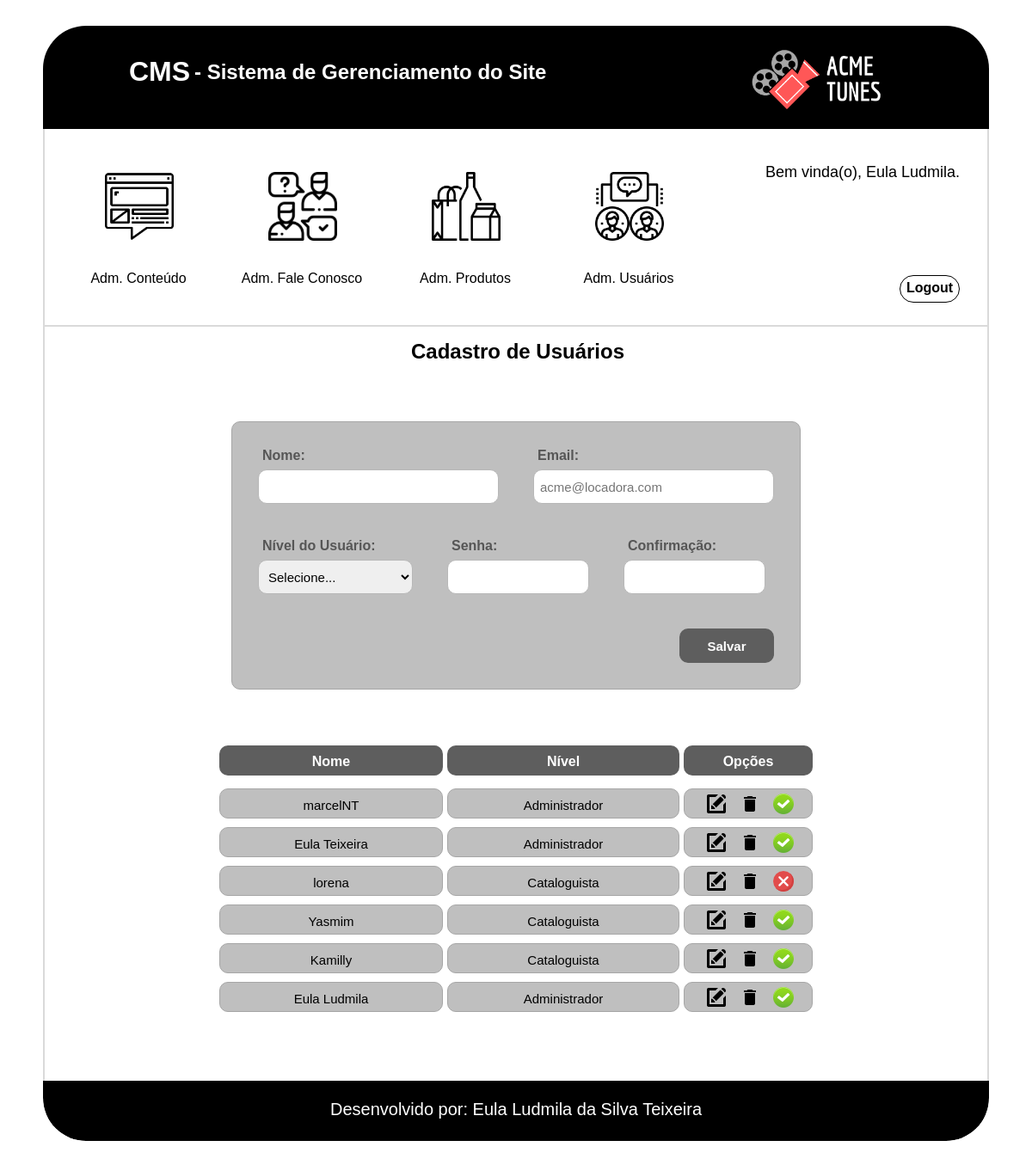
The app's page /cms/usuario.php (signed in) with its own data.
### tables this page shows
CREATE TABLE `tbl_usuario` (
  `cod_usuario` int(11) NOT NULL AUTO_INCREMENT,
  `nome` varchar(200) NOT NULL,
  `email` varchar(250) NOT NULL,
  `senha` varchar(255) NOT NULL,
  `ativo` tinyint(1) NOT NULL DEFAULT '0',
  `cod_nivel_usuario` int(11) NOT NULL,
  PRIMARY KEY (`cod_usuario`),
  KEY `fk_usuario_cod_nivel_usuario` (`cod_nivel_usuario`),
  CONSTRAINT `fk_usuario_cod_nivel_usuario` FOREIGN KEY (`cod_nivel_usuario`) REFERENCES `tbl_nivel_usuario` (`cod_nivel_usuario`)
);

CREATE TABLE `tbl_nivel_usuario` (
  `cod_nivel_usuario` int(11) NOT NULL AUTO_INCREMENT,
  `nivel_usuario` varchar(100) NOT NULL,
  `ativo` tinyint(1) NOT NULL DEFAULT '0',
  PRIMARY KEY (`cod_nivel_usuario`)
);

### cms/usuario.php (the view, shortened to what this page needs)
<?php
    $conexao = conexaoMysql();
    $nome = null;
    $email = null;
    $nivel_usuario = null;
    $senha = null;
    $img = "img/cancel.png";
    $legenda = "Desativado";
    $cod_nivel_usuario = 0;
    $modo = null;
    $botao = "Salvar";
?>
<!doctype html>
<html>
    <head>
        <link href="css/usuario.css" type="text/css" rel="stylesheet">
        <link href="css/formatacao.css" type="text/css" rel="stylesheet">
        <link href="css/cabecalho_menu_adm.css" type="text/css" rel="stylesheet">
        <link href="css/rodape.css" type="text/css" rel="stylesheet">
    </head>
    <body>
        <div id="caixa_conteudo">
            <div id="conteudo" class="center">
                <?php include('cabecalho_menu_adm.php')?>
                <div class="itens">
                    <div class="titulo_usuarios"><h2>Cadastro de Usuários</h2></div>
                    <div class="cadastro_usuarios center">
                        <form action="usuario.php" method="post" name="frm_usuarios">
                            <div class="form_nome">
                                <div class="form_texto_usuario">
                                    <label>Nome:</label>
                                </div>
                                <div class="form_caixa_usuario">
                                    <input name="txt_nome_usuario" class="txtNomeUsuarios" type="text" value="<?php echo($nome)?>" onkeypress="return ValidarNumero(event);" required maxlength="200" autocomplete="off">
                                </div>
                            </div>
                            <div class="form_email">
                                <div class="form_texto_usuario">
                                    <label>Email:</label>
                                </div>
                                <div class="form_caixa_usuario">
                                    <input name="txt_email_usuario" class="txtEmailUsuarios" type="email" value="<?php echo($email)?>" required placeholder="acme@locadora.com" maxlength="250" autocomplete="off">
                                </div>
                            </div>
                            <div class="form_nivel_usuario">
                                <div class="form_texto_usuario">
                                    <label>Nível do Usuário:</label>
                                </div>
                                <div class="form_caixa_usuario">
                                    <select name="slt_nivel_usuario" class="txtNivelUsuarios" required title="Selecione um item na lista.">
                                    <?php
                                        if($modo == "buscar"){
                                    ?>
                                        <option value="<?php echo($cod_nivel_usuario);?>" selected><span><?php echo($nivel_usuario)?></span></option>
                                    <?php
                                        }else{
                                    ?>
                                        <option value="" selected><span>Selecione...</span></option>
                                    <?php
                                        }
                                    ?>
                                    </select>
                                </div>
                            </div>
                            <div class="form_senha">
                                <div class="form_texto_usuario">
                                    <label>Senha:</label>
                                </div>
                                <div class="form_caixa_usuario">
                                  <?php
                                   if($botao == "Salvar"){
                                  ?>
                                    <input name="txt_senha_usuario" id='txtSenha' class="txtSenhaUsuarios" value="<?php echo($senha)?>" type="password" maxlength="255" required>
                                  <?php
                                    }else{
                                  ?>
                                  <input name="txt_senha_usuario" id='txtNovaSenha' class="txtSenhaUsuarios" value="<?php echo($senha)?>" type="password" maxlength="255">
                                  <?php
                                    }
                                  ?>
                                </div>
                            </div>
                            <div class="form_confirm_senha">
                                <div class="form_texto_usuario">
                                    <label>Confirmação:</label>
                                </div>
                                <div class="form_caixa_usuario">
                                  <?php
                                    if($botao == "Salvar"){
                                  ?>
                                      <input name="txt_confirm_senha" id='txtConfirmacaoSenha' class="txtConfirmSenhaUsuarios" value="" type="password" maxlength="255" required>
                                  <?php
                                    }elseif($botao == "Editar" && $senha != null){
                                  ?>
                                      <input name="txt_confirm_senha" id='txtConfirmacaoSenha' class="txtConfirmSenhaUsuarios" value="" type="password" maxlength="255" required>
                                  <?php
                                    }else{
                                  ?>
                                      <input name="txt_confirm_senha" id='txtConfirmacaoSenha' class="txtConfirmSenhaUsuarios" value="" type="password" maxlength="255">
                                  <?php
                                    }
                                  ?>
                                </div>
                            </div>
                            <div class="botao_form">
                                <input type="submit" name="btnEnviar" class="form_btn" id='btnSalvar' value="<?php echo($botao)?>">
                            </div>
                        </form>
                    </div>
                    <div class="tabela center">
                        <div class="linha_titulo">
                            <div class="titulo_form">
                                <h4>Nome</h4>
                            </div>
                            <div class="titulo_email">
                                <h4>Nível</h4>
                            </div>
                            <div class="titulo_opcoes">
                                <h4>Opções</h4>
                            </div>
                        </div>
                        <?php
                            $sql = "SELECT tbl_usuario.*,tbl_nivel_usuario.nivel_usuario
                            FROM tbl_usuario INNER JOIN tbl_nivel_usuario
                            ON tbl_usuario.cod_nivel_usuario = tbl_nivel_usuario.cod_nivel_usuario
                            ORDER BY tbl_usuario.cod_usuario DESC";
                            $select = mysqli_query($conexao,$sql);
                            while($rsusuarios = mysqli_fetch_array($select)){
                            if($rsusuarios['ativo'] == 0){
                                $img = "img/cancel.png";
                                $legenda = "Desativado";
                            }elseif($rsusuarios['ativo'] == 1){
                                $img = "img/ok.png";
                                $legenda = "Ativado";
                            }
                        ?>
                        <div class="informacoes_form">
                            <div class="linha_informacao">
                                <span><?php echo($rsusuarios['nome']);?></span>
                            </div>
                            <div class="linha_email">
                                <span><?php echo($rsusuarios['nivel_usuario']);?></span>
                            </div>
                            <div class="linha_botao">
                                <figure class="editar">
                                    <a href="usuario.php?modo=buscar&id=<?php echo($rsusuarios['cod_usuario'])?>">
                                        <img src="img/iconfinder_new-24_103173.png" alt="Editar" title="Editar" class="botao" >
                                    </a>
                                </figure>
                                <figure class="excluir">
                                    <a href="usuario.php?modo=excluir&id=<?php echo($rsusuarios['cod_usuario'])?>">
                                        <img src="img/ic_delete.png" alt="Excluir" title="Excluir" class="botao " onclick="return confirm('Tem certeza que deseja excluir?')">
                                    </a>
                                </figure>
                                <figure class="desativar">
                                    <a href="usuario.php?ativo=<?php echo($rsusuarios['ativo'])?>&id=<?php echo($rsusuarios['cod_usuario'])?>&nivel=<?php echo($rsusuarios['cod_nivel_usuario'])?>">
                                        <img src="<?php echo($img)?>" alt="<?php echo($legenda)?>" title="<?php echo($legenda)?>" class="botao">
                                    </a>
                                </figure>
                            </div>
                        </div>
                        <?php
                            }
                        ?>
                    </div>
                </div>
                <?php include('rodape.php')?>
            </div>
        </div>
    </body>
</html>

### cms/css/usuario.css (style rules this page uses)
#caixa_conteudo { width: 100%; min-height: 500px; height: auto; overflow:hidden; padding-bottom: 50px; }
#conteudo { width: 1100px; min-height: 350px; height: auto; border-radius: 50px; overflow:hidden; box-sizing: border-box; padding-top: 30px; }
.itens { width: 1100px; min-height: 400px; height: auto; border-left: solid 2px #dadada; border-right: solid 2px #dadada; padding-bottom: 50px; overflow:hidden; padding-bottom: 50px; box-sizing: border-box; }
.titulo_usuarios { width: inherit; height: 80px; text-align: center; box-sizing: border-box; padding-top: 15px; margin-bottom: 30px; }
.cadastro_usuarios { width: 662px; min-height: 200px; height: auto; overflow: hidden; margin-bottom: 35px; border: solid 1px #a6a6a6; background-color: #BFBFBF; box-sizing: border-box; padding: 30px; border-radius: 10px; }
.form_texto_usuario { width: inherit; height: 25px; color: #565656; font-size: 16px; font-family: Helvetica; font-weight: bold; box-sizing: border-box; padding-left: 5px; }
.form_nome { width: 280px;; height: 105px; float: left; margin-right: 40px; }
.form_caixa_usuario { width: inherit; height: 80px; }
.txtNomeUsuarios { width: inherit; height: 40px; border: 1px solid #b8b8b8; padding: 7px; box-sizing: border-box; border-radius: 10px; font-size: 15px; outline:none; }
.form_email { width: 280px;; height: 105px; float: left; }
.txtEmailUsuarios { width: inherit; height: 40px; border: 1px solid #b8b8b8; padding: 7px; box-sizing: border-box; border-radius: 10px; font-size: 15px; outline:none; }
.form_nivel_usuario { width: 180px;; height: 105px; float: left; margin-right: 40px; }
.txtNivelUsuarios { width: inherit; height: 40px; border: 1px solid #b8b8b8; padding: 7px; box-sizing: border-box; border-radius: 10px; font-size: 15px; outline:none; }
.form_senha { width: 165px;; height: 105px; float: left; margin-right: 40px; }
.txtSenhaUsuarios { width: inherit; height: 40px; border: 1px solid #b8b8b8; padding: 7px; box-sizing: border-box; border-radius: 10px; font-size: 15px; outline:none; }
.form_confirm_senha { width: 165px;; height: 105px; float: left; }
.txtConfirmSenhaUsuarios { width: inherit; height: 40px; border: 1px solid #b8b8b8; padding: 7px; box-sizing: border-box; border-radius: 10px; font-size: 15px; outline:none; }
.botao_form { width: 110px; height: 40px; margin-left: auto; clear: both; }
.form_btn { width: inherit; height: inherit; font-size: 15px; font-weight: bold; color: #ffffff; background-color: #5E5E5E; border: solid 2px #5E5E5E; border-radius: 10px; }
.tabela { width: 690px; min-height: 115px; height: auto; overflow: hidden; box-sizing: border-box; padding-bottom: 20px; }
.linha_titulo { width: inherit; height: 80px; padding-top: 30px; box-sizing: border-box; }
.titulo_form { width: 260px; height: 35px; border-radius: 10px; text-align: center; box-sizing: border-box; padding-top: 10px; float: left; margin-right: 5px; background-color: #5E5E5E; color: #ffffff; }
.titulo_email { width: 270px; height: 35px; border-radius: 10px; text-align: center; box-sizing: border-box; padding-top: 10px; float: left; margin-right: 5px; background-color: #5E5E5E; color: #ffffff; }
.titulo_opcoes { width: 150px; height: 35px; border-radius: 10px; text-align: center; box-sizing: border-box; padding-top: 10px; float: left; background-color: #5E5E5E; color: #ffffff; }
.informacoes_form { width: inherit; min-height: 35px; height: auto; overflow: hidden; margin-bottom: 10px; }
.linha_informacao { width: 260px; height: 35px; border-radius: 10px; font-size: 15px; white-space: nowrap; overflow: hidden; text-overflow: ellipsis; float: left; padding-top: 10px; text-align: center; box-sizing: border-box; margin-right: 5px; padding-left: 5px; padding-right: 5px; border: solid 1px #a6a6a6; background-color: #BFBFBF }
.linha_email { width: 270px; height: 35px; border-radius: 10px; font-size: 15px; float: left; padding-top: 10px; text-align: center; box-sizing: border-box; margin-right: 5px; padding-left: 5px; padding-right: 5px; border: solid 1px #a6a6a6; background-color: #BFBFBF; }
.linha_botao { width: 150px; height: 35px; border-radius: 10px; float: left; box-sizing: border-box; padding-left: 25px; padding-top: 5px; border: solid 1px #a6a6a6; background-color: #BFBFBF; }
.excluir { width: 24px; height: 24px; margin-right: 15px; float: left; ; }
.editar { width: 24px; height: 24px; margin-right: 15px; float: left; }
.desativar { width: 24px; height: 24px; float: left; }

### records on screen
tbl_usuario: nome "marcelNT", cod_nivel_usuario.nivel_usuario "Administrador"
tbl_usuario: nome "Eula Teixeira", cod_nivel_usuario.nivel_usuario "Administrador"
tbl_usuario: nome "lorena", cod_nivel_usuario.nivel_usuario "Cataloguista", shows a picture
tbl_usuario: nome "Yasmim", cod_nivel_usuario.nivel_usuario "Cataloguista"
tbl_usuario: nome "Kamilly", cod_nivel_usuario.nivel_usuario "Cataloguista"
tbl_usuario: nome "Eula Ludmila", cod_nivel_usuario.nivel_usuario "Administrador"

### other values on screen
$_SESSION['nome'] "Eula Ludmila"
